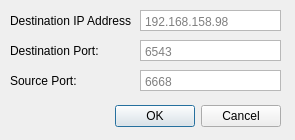
<?xml version="1.0" encoding="UTF-8"?>
<ui version="4.0">
 <class>ProEConfigurationDialog</class>
 <widget class="QDialog" name="ProEConfigurationDialog">
  <property name="geometry">
   <rect>
    <x>0</x>
    <y>0</y>
    <width>295</width>
    <height>140</height>
   </rect>
  </property>
  <property name="windowTitle">
   <string>Enter IP Address and Port</string>
  </property>
  <widget class="QDialogButtonBox" name="buttonBox">
   <property name="geometry">
    <rect>
     <x>10</x>
     <y>100</y>
     <width>271</width>
     <height>32</height>
    </rect>
   </property>
   <property name="orientation">
    <enum>Qt::Horizontal</enum>
   </property>
   <property name="standardButtons">
    <set>QDialogButtonBox::Cancel|QDialogButtonBox::Ok</set>
   </property>
  </widget>
  <widget class="QLabel" name="ipAddressLabel">
   <property name="geometry">
    <rect>
     <x>10</x>
     <y>13</y>
     <width>121</width>
     <height>16</height>
    </rect>
   </property>
   <property name="text">
    <string>Destination IP Address:</string>
   </property>
  </widget>
  <widget class="QLabel" name="srcPortLabel">
   <property name="geometry">
    <rect>
     <x>10</x>
     <y>73</y>
     <width>131</width>
     <height>16</height>
    </rect>
   </property>
   <property name="text">
    <string>Source Port:</string>
   </property>
  </widget>
  <widget class="QPlainTextEdit" name="ipAddressTextbox">
   <property name="geometry">
    <rect>
     <x>140</x>
     <y>10</y>
     <width>141</width>
     <height>21</height>
    </rect>
   </property>
   <property name="sizePolicy">
    <sizepolicy hsizetype="Fixed" vsizetype="Fixed">
     <horstretch>0</horstretch>
     <verstretch>0</verstretch>
    </sizepolicy>
   </property>
   <property name="inputMethodHints">
    <set>Qt::ImhNone</set>
   </property>
   <property name="frameShape">
    <enum>QFrame::StyledPanel</enum>
   </property>
   <property name="verticalScrollBarPolicy">
    <enum>Qt::ScrollBarAlwaysOff</enum>
   </property>
   <property name="tabChangesFocus">
    <bool>true</bool>
   </property>
   <property name="lineWrapMode">
    <enum>QPlainTextEdit::NoWrap</enum>
   </property>
   <property name="placeholderText">
    <string>192.168.158.98</string>
   </property>
  </widget>
  <widget class="QPlainTextEdit" name="srcPortTextbox">
   <property name="geometry">
    <rect>
     <x>140</x>
     <y>70</y>
     <width>141</width>
     <height>21</height>
    </rect>
   </property>
   <property name="sizePolicy">
    <sizepolicy hsizetype="Fixed" vsizetype="Fixed">
     <horstretch>0</horstretch>
     <verstretch>0</verstretch>
    </sizepolicy>
   </property>
   <property name="inputMethodHints">
    <set>Qt::ImhNone</set>
   </property>
   <property name="frameShape">
    <enum>QFrame::StyledPanel</enum>
   </property>
   <property name="verticalScrollBarPolicy">
    <enum>Qt::ScrollBarAlwaysOff</enum>
   </property>
   <property name="tabChangesFocus">
    <bool>true</bool>
   </property>
   <property name="lineWrapMode">
    <enum>QPlainTextEdit::NoWrap</enum>
   </property>
   <property name="placeholderText">
    <string>6668</string>
   </property>
  </widget>
  <widget class="QPlainTextEdit" name="dstPortTextbox">
   <property name="geometry">
    <rect>
     <x>140</x>
     <y>40</y>
     <width>141</width>
     <height>21</height>
    </rect>
   </property>
   <property name="sizePolicy">
    <sizepolicy hsizetype="Fixed" vsizetype="Fixed">
     <horstretch>0</horstretch>
     <verstretch>0</verstretch>
    </sizepolicy>
   </property>
   <property name="inputMethodHints">
    <set>Qt::ImhNone</set>
   </property>
   <property name="frameShape">
    <enum>QFrame::StyledPanel</enum>
   </property>
   <property name="verticalScrollBarPolicy">
    <enum>Qt::ScrollBarAlwaysOff</enum>
   </property>
   <property name="tabChangesFocus">
    <bool>true</bool>
   </property>
   <property name="lineWrapMode">
    <enum>QPlainTextEdit::NoWrap</enum>
   </property>
   <property name="placeholderText">
    <string>6543</string>
   </property>
  </widget>
  <widget class="QLabel" name="dstPortLabel">
   <property name="geometry">
    <rect>
     <x>10</x>
     <y>43</y>
     <width>131</width>
     <height>16</height>
    </rect>
   </property>
   <property name="text">
    <string>Destination Port:</string>
   </property>
  </widget>
 </widget>
 <resources/>
 <connections>
  <connection>
   <sender>buttonBox</sender>
   <signal>rejected()</signal>
   <receiver>ProEConfigurationDialog</receiver>
   <slot>reject()</slot>
   <hints>
    <hint type="sourcelabel">
     <x>316</x>
     <y>260</y>
    </hint>
    <hint type="destinationlabel">
     <x>286</x>
     <y>274</y>
    </hint>
   </hints>
  </connection>
 </connections>
</ui>
